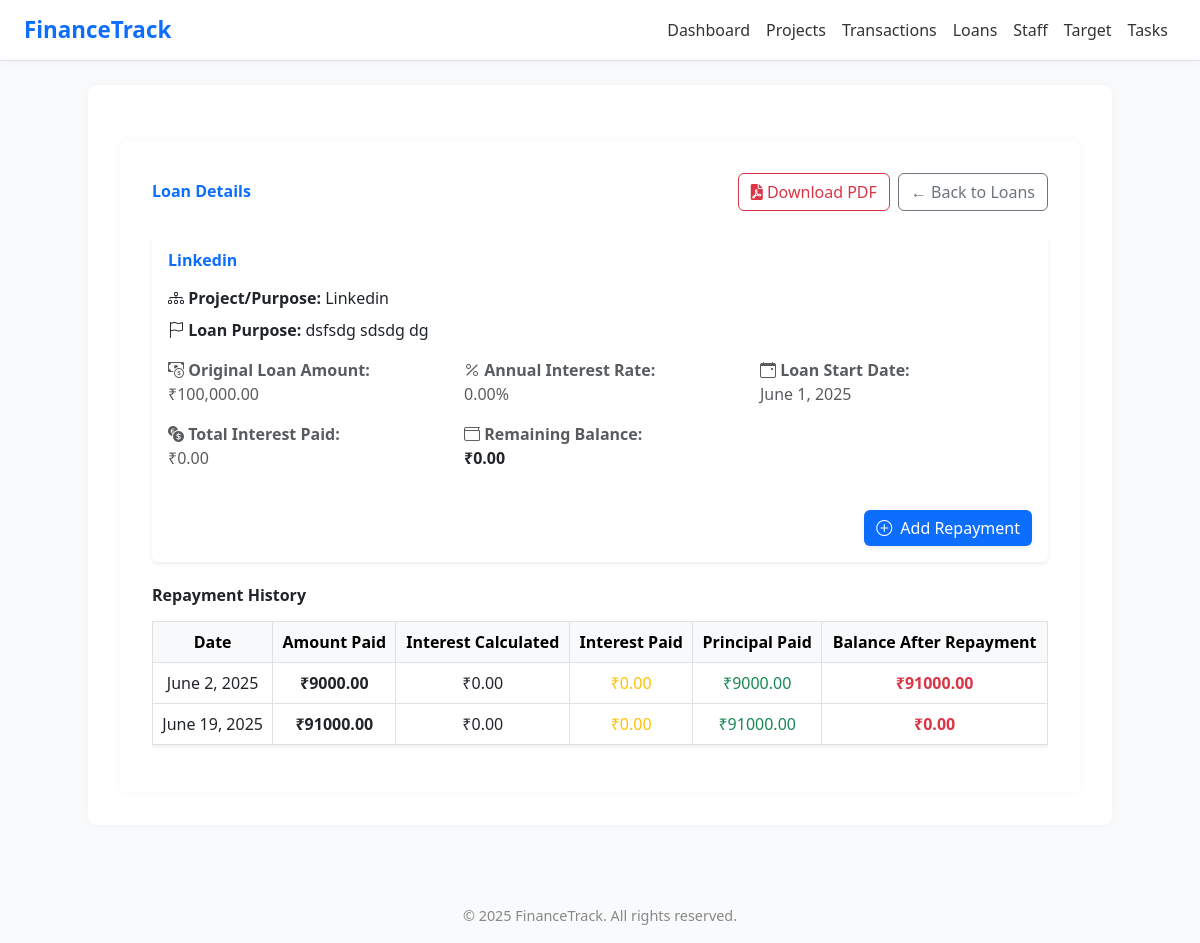
The page /loans/13/ on the database as committed earlier.
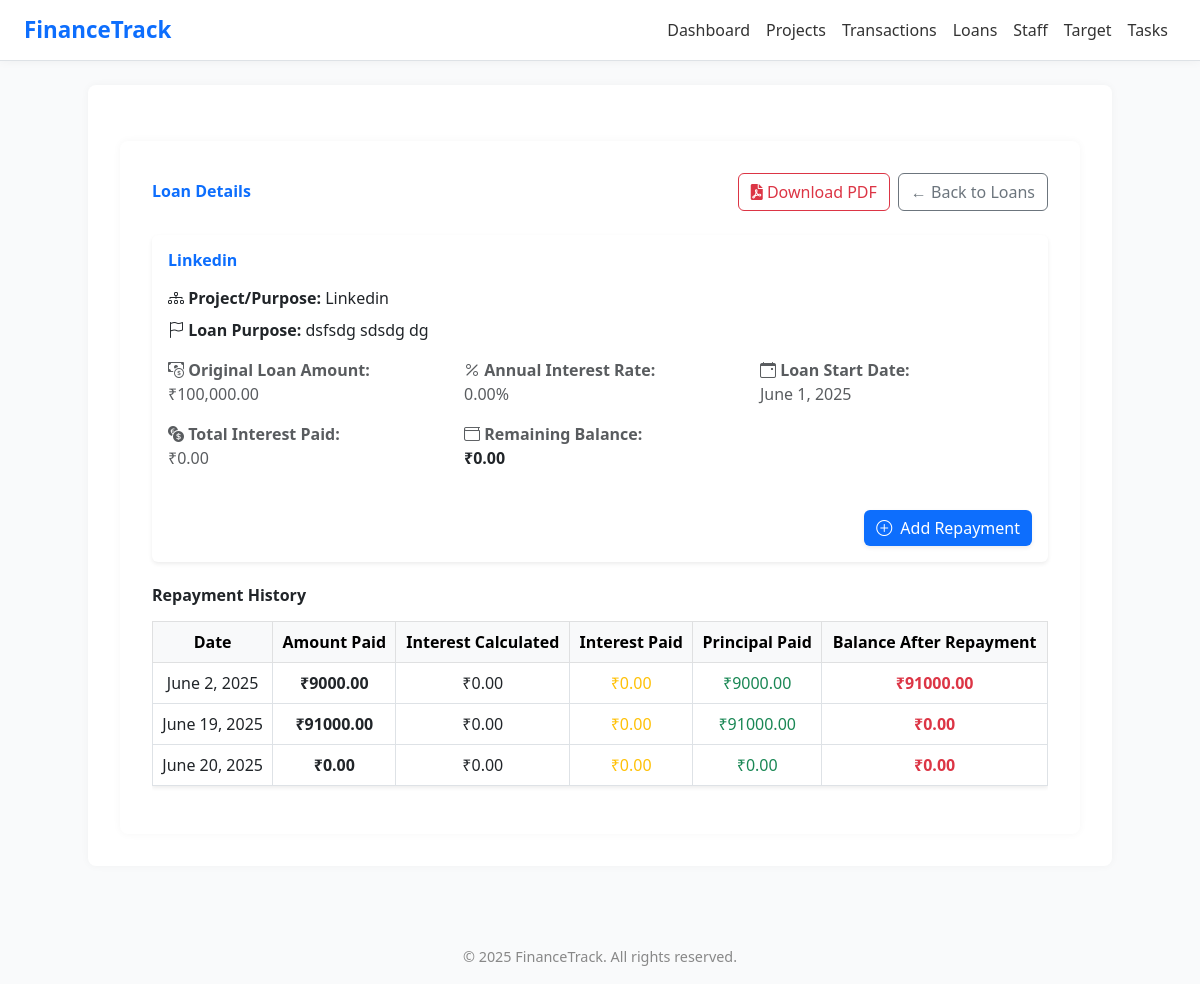
The same page on the database as committed later.
### app1/models.py (models this page shows, shortened)
class Repayment(models.Model):
    loan = models.ForeignKey('Loan', on_delete=models.CASCADE, related_name='repayments')
    date = models.DateField()
    amount_paid = models.DecimalField(max_digits=10, decimal_places=2)
    interest_calculated = models.DecimalField(max_digits=10, decimal_places=2, default=Decimal('0.00'))
    interest_paid = models.DecimalField(max_digits=10, decimal_places=2)
    principal_paid = models.DecimalField(max_digits=10, decimal_places=2)
    balance_after_repayment = models.DecimalField(max_digits=10, decimal_places=2)
    photo_proof = models.ImageField(upload_to='repayment_proofs/', null=True, blank=True)

### app1/views.py (the view, shortened to what this page needs)
# urls.py: path('loans/<int:loan_id>/', views.loan_detail, name='loan_detail'),
def loan_detail(request, loan_id):
    loan = get_object_or_404(Loan, pk=loan_id)
    repayments = loan.repayments.all().order_by('date')
    repayment_form = RepaymentForm()
    repayments_data = []
    remaining_balance = loan.amount
    for repayment in repayments:
        remaining_balance -= repayment.principal_paid or Decimal('0.00')
        repayments_data.append({
            'repayment': repayment,
            'balance_after': remaining_balance
        })
    interest_paid = Decimal('0.00')
    principal_paid = Decimal('0.00')
    total_interest_paid = repayments.aggregate(total=Sum('interest_paid'))['total'] or Decimal('0.00')
    total_principal_paid = repayments.aggregate(total=Sum('principal_paid'))['total'] or Decimal('0.00')
    remaining_balance = loan.amount - total_principal_paid
    return render(request, 'loan_detail.html', {
        'loan': loan,
        'repayments': repayments_data,
        'repayment_form': repayment_form,
        'total_interest_paid': total_interest_paid,
        'total_principal_paid': total_principal_paid,
        'remaining_balance': remaining_balance,
        'interest_paid': interest_paid,
        'principal_paid': principal_paid,
    })

### app1/models.py (called while the page is built)
    def __str__(self):
        return self.name

### templates/loan_detail.html (shortened to what this page needs)
{% extends 'base.html' %}
{% load humanize %}
{% block content %}
<div class="container mt-4 fade-in">
  <div class="d-flex justify-content-between align-items-center mb-4">
    <h3 class="fw-bold text-primary">Loan Details</h3>
    <div class="d-flex gap-2">
      <a href="{% url 'loan_pdf' loan.id %}" class="btn btn-outline-danger">
        <i class="fas fa-file-pdf"></i> Download PDF
      </a>
      <a href="{% url 'loan_list' %}" class="btn btn-outline-secondary">
        ← Back to Loans
      </a>
    </div>
  </div>
  <div class="card shadow-sm border-0 mb-4">
    <div class="card-body">
      <h5 class="text-primary fw-semibold mb-3">{{ loan.project.name }}</h5>
      <p class="mb-2"><i class="bi bi-diagram-3"></i> <strong>Project/Purpose:</strong> {{ loan.project }}</p>
      <p class="mb-3"><i class="bi bi-flag"></i> <strong>Loan Purpose:</strong> {{ loan.loan_purpose }}</p>
      <div class="row text-muted">
        <div class="col-md-4 mb-3">
          <i class="bi bi-cash-coin"></i> <strong>Original Loan Amount:</strong><br>
          ₹{{ loan.amount|intcomma }}
        </div>
        <div class="col-md-4 mb-3">
          <i class="bi bi-percent"></i> <strong>Annual Interest Rate:</strong><br>
          {{ loan.interest_rate }}%
        </div>
        <div class="col-md-4 mb-3">
          <i class="bi bi-calendar-event"></i> <strong>Loan Start Date:</strong><br>
          {{ loan.start_date }}
        </div>
        <div class="col-md-4 mb-3">
          <i class="bi bi-currency-exchange"></i> <strong>Total Interest Paid:</strong><br>
          ₹{{ total_interest_paid|floatformat:2 }}
        </div>
        <div class="col-md-4 mb-3">
          <i class="bi bi-wallet"></i> <strong>Remaining Balance:</strong><br>
          <strong class="text-dark">₹{{ remaining_balance|floatformat:2 }}</strong>
        </div>
      </div>
      <div class="text-end mt-4">
        <button class="btn btn-primary shadow-sm" data-bs-toggle="modal" data-bs-target="#addRepaymentModal">
          <i class="bi bi-plus-circle me-1"></i> Add Repayment
        </button>
      </div>
    </div>
  </div>
  <div class="fade-in">
    <h5 class="fw-bold mb-3">Repayment History</h5>
    <div class="table-responsive">
      <table class="table table-bordered table-hover align-middle bg-white shadow-sm">
        <thead class="table-light">
          <tr class="text-center">
            <th>Date</th>
            <th>Amount Paid</th>
            <th>Interest Calculated</th>
            <th>Interest Paid</th>
            <th>Principal Paid</th>
            <th>Balance After Repayment</th>
          </tr>
        </thead>
        <tbody>
          {% for row in repayments %}
          <tr class="text-center">
            <td>{{ row.repayment.date }}</td>
            <td><strong>₹{{ row.repayment.amount_paid|floatformat:2 }}</strong></td>
            <td>₹{{ row.repayment.interest_calculated|floatformat:2 }}</td>
            <td class="text-warning">₹{{ row.repayment.interest_paid|floatformat:2 }}</td>
            <td class="text-success">₹{{ row.repayment.principal_paid|floatformat:2 }}</td>
            <td class="text-danger fw-bold">₹{{ row.balance_after|floatformat:2 }}</td>
          </tr>
          {% empty %}
          <tr>
            <td colspan="6" class="text-center text-muted">No repayments made yet.</td>
          </tr>
          {% endfor %}
        </tbody>
      </table>
    </div>
  </div>
</div>
{% endblock %}

Rows that differ between the two databases and show on the page:
added Repayment: repayment "June 20, 2025", repayment.amount_paid "0.00", repayment.interest_calculated "0.00", repayment.interest_paid "0.00", repayment.principal_paid "0.00", balance_after "0.00"
